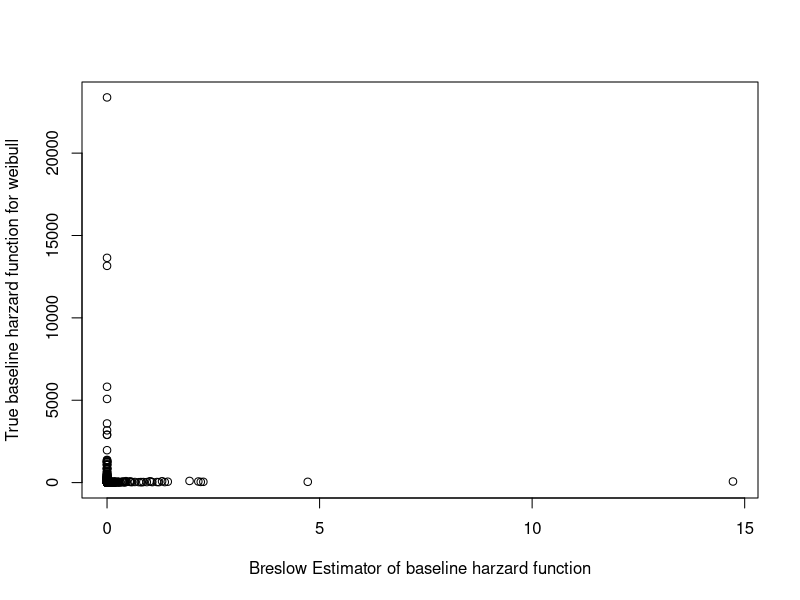
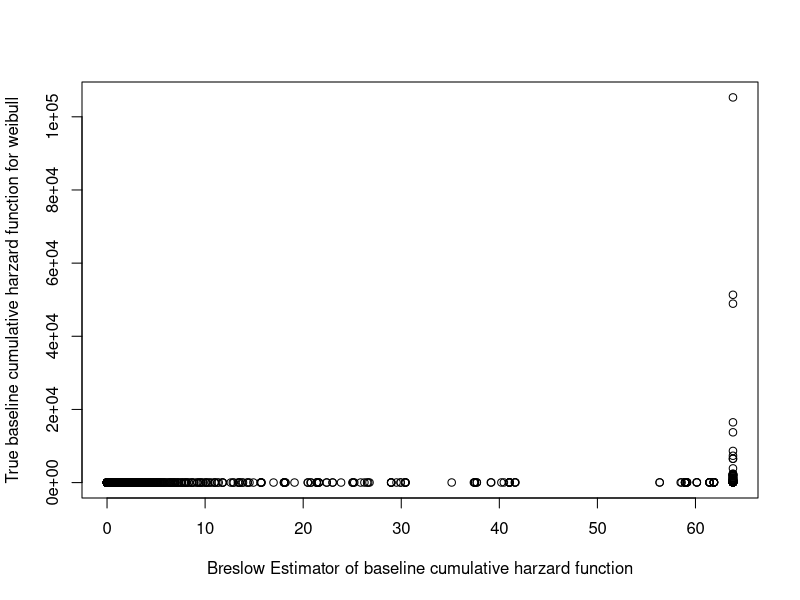
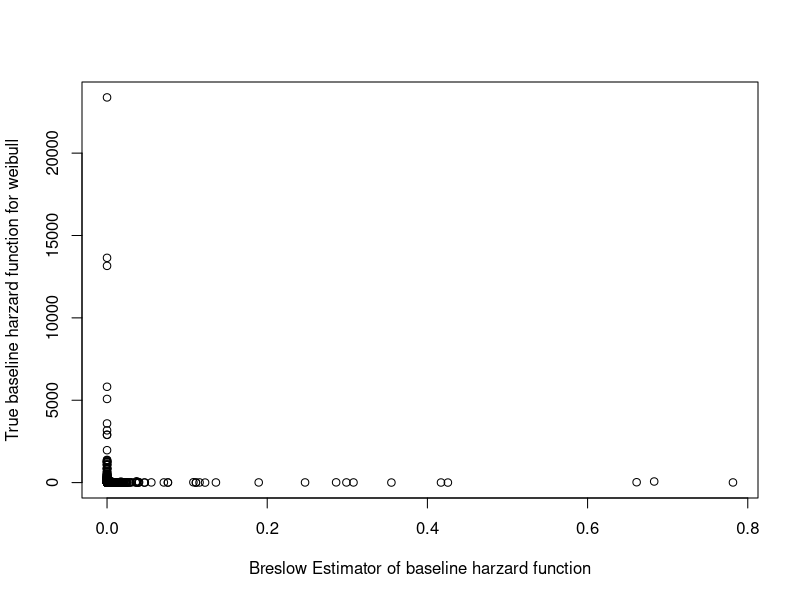
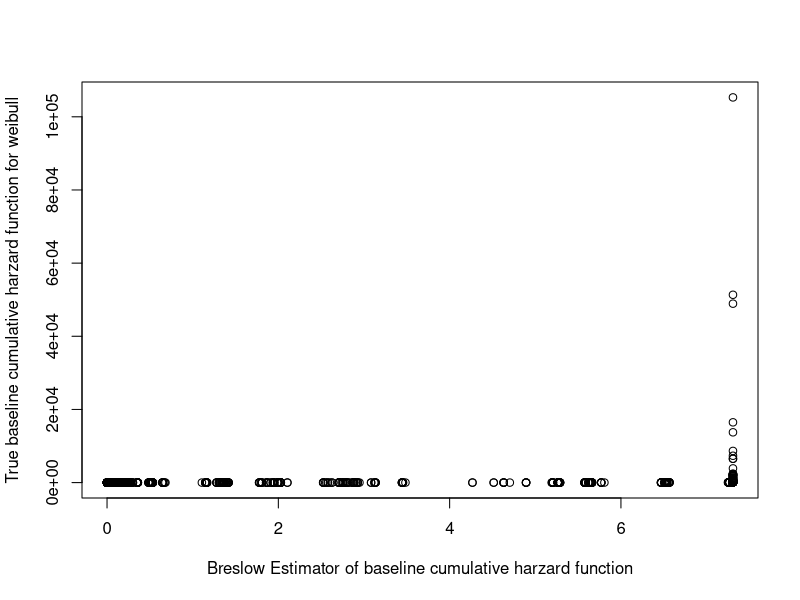
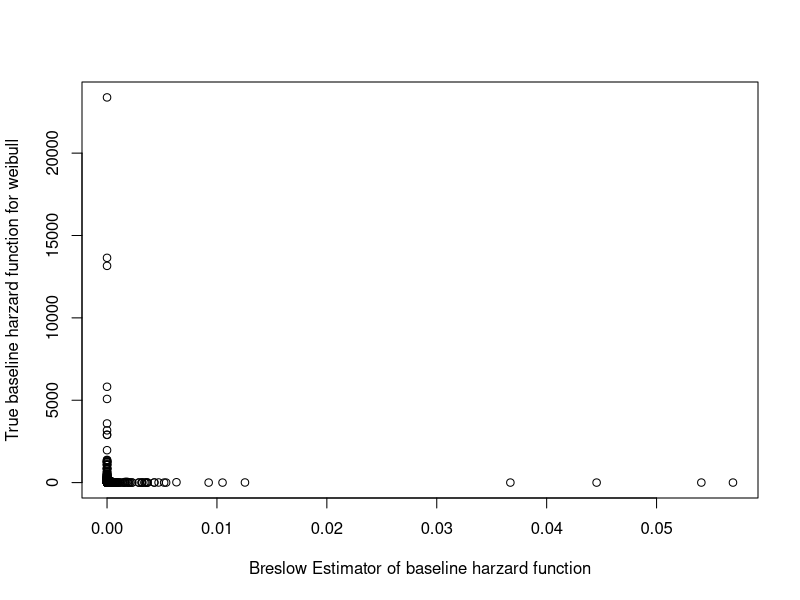
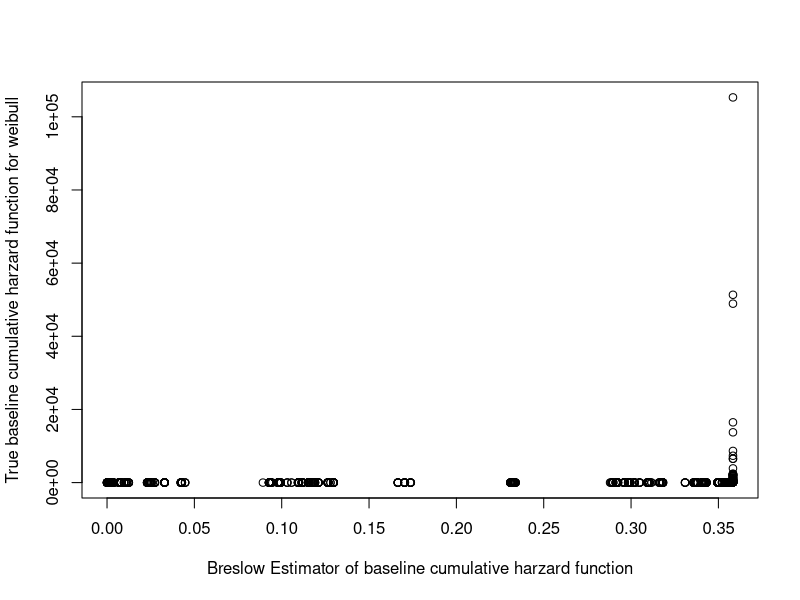

Write R code to recreate these figures, in order.
##################################################################################
### cox proportional hazard model with baseline unknown
##################################################################################
library(survival)
set.seed(132)
n <- 1000
d <- 10 #1
alpha <- 0.2
k <- round(n * alpha)
X <- matrix(rnorm(n*d), nrow = n, ncol = d)
beta <- rnorm(d)
beta <-  beta/ sqrt(sum(beta^2))
mu <- X %*% beta
gamma <- exp(drop(mu))
sigma <- 0.25
xi_mult <- rweibull(n, shape = 1/sigma)
xi <- log(xi_mult)
y <- exp(drop(mu)) * xi_mult#
yperm <- y
yperm[1:k] <- y[sample(1:k)]
cens <- (yperm >= 3) # 11% censored
alpha <- 0.5
maxiter <- 1000
tol <- 1E-4
objs <- numeric(maxiter)

########################Naive###################################
creg_naive <- coxph(Surv(yperm, event = 1 - cens) ~ X - 1)
mu <- X %*% creg_naive$coef

# now estimate null component

survf0 <- survfit(Surv(yperm, event = 1 - cens) ~ 1)
Delta <- c(survf0$cumhaz[1], diff(survf0$cumhaz))
times <- survf0$time

# kernel estimation of the baseline hazard function
lambdahat <- function(t, h){
  
  rowSums(sweep(dnorm(outer(t, times, "-"), sd = h), MARGIN = 2, FUN = "*", STATS = Delta))
  
}

# corresponding cumulative hazard function
Lambdahat <- function(t, h){
  
  rowSums(sweep(pnorm(outer(t, times, "-"), sd = h), MARGIN = 2, FUN = "*", STATS = Delta))
  
}

lambdastar <- function(t) rowMeans(sweep(dweibull(outer(t, gamma, FUN = "/"), shape = 1/sigma), MARGIN = 2, FUN = "/", STATS = gamma)) /( (1 - rowMeans(pweibull(outer(t, gamma, FUN = "/"), shape = 1/sigma))) )

Lambdastar <- function(t) -log((1 - rowMeans(pweibull(outer(t, gamma, FUN = "/"), shape = 1/sigma))) )

fy <- lambdahat(yperm, 0.1)^(1-cens) * exp(-Lambdahat(yperm, 0.1))^cens

################## initialize baseline function #############
#################baseline for corrected matched data#################
lambdahat_0 <- 4*yperm^3
Lambdahat_0 <- yperm^4
#################baseline for  mismatched data################
g_lambdahat_0 <- lambdastar(yperm)# lambdahat(yperm, 0.1) #lambdastar(yperm)
g_Lambdahat_0 <- Lambdastar(yperm)# Lambdahat(yperm, 0.1) #Lambdahat(yperm)

fymu <- function(mu, cens, l0, L0) (exp(mu) * l0)^(1 - cens) *  exp(-exp(mu) * L0)
fy <- function(g_l0, g_L0) g_l0^(1-cens) * exp(-g_L0)^cens
nloglik_marginal <- function(mu, cens, alpha, l0, L0, g_l0, g_L0) sum(-log((1-alpha) * fymu(mu, cens, l0, L0) + alpha * fy(g_l0, g_L0)), na.rm = TRUE)
# update weights and alpha; then repeat
iter <- 1
objs[iter] <- nloglik_marginal(mu, cens, alpha, lambdahat_0, Lambdahat_0, g_lambdahat_0, g_Lambdahat_0)
beta_cur <- creg_naive$coef
# marginal approach
while(iter < maxiter){
  num <- (1-alpha) * fymu(mu, cens, lambdahat_0, Lambdahat_0)
  denom <- num + alpha * fy(g_lambdahat_0, g_Lambdahat_0)
  pcur <- num/denom
  #####sum(is.na(pcur)); pcur[pcur != 0]; sum(pcur)
  ###############Since coxph can't handle 0 weight, so assign 10^-5 to the observation with 0 weight
  pcur[pcur == 0] = 10^-5 #sum(pcur == 0)
  alpha <- 1 - mean(pcur)
  #################partially likelihood for estimating beta#############################
  #creg <- coxph(Surv(yperm, event = 1 - cens) ~ X - 1, weights = pcur, subset = (pcur != 0))
  #creg <- coxph(Surv(yperm[pcur != 0], event = 1 - cens[pcur != 0]) ~ X[pcur != 0,] - 1, weights = pcur[pcur != 0])
  creg <- coxph(Surv(yperm, event = 1 - cens) ~ X - 1, weights = as.vector(pcur))
  #################Breslow Estimator of the Cumulative Baseline Hazard Rate#############
  #Breslow_Estimator <- survfit(creg, type="aalen")
  Breslow_Estimator1 <- basehaz(creg, centered=FALSE)
  #Lambdahat_0 <- Breslow_Estimator$cumhaz[match(yperm, Breslow_Estimator$time)]
  Lambdahat_0_ <- Breslow_Estimator1$hazard
  #plot(Breslow_Estimator$time, Breslow_Estimator1$time)
  #plot(Lambdahat_0, Lambdahat_0_)
  lambdahat_0 <- diff(c(0,Lambdahat_0_))
  
  ##################Compared with true baseline harazrd######################
  plot(lambdahat_0[match(yperm, Breslow_Estimator1$time)], 4*yperm^3, xlab = "Breslow Estimator of baseline harzard function", ylab = "True baseline harzard function for weibull")
  plot(Lambdahat_0_[match(yperm, Breslow_Estimator1$time)], yperm^4, xlab = "Breslow Estimator of baseline cumulative harzard function", ylab = "True baseline cumulative harzard function for weibull")
  
  #plot(Lambdahat_0[Lambdahat_0 < 1], (yperm^4)[yperm<1], xlab = "Breslow Estimator of baseline cumulative harzard function", ylab = "True baseline cumulative harzard function for weibull")
  #cbind(Lambdahat_0, yperm^4)
  
  #plot(Breslow_Estimator$time,  Lambdahat_0)
  mu <- X %*% creg$coefficients
  beta_cur <- creg$coefficients
  iter <- iter + 1
  objs[iter] <- nloglik_marginal(mu, cens, alpha, lambdahat_0, Lambdahat_0_, g_lambdahat_0, g_Lambdahat_0)
  #####check#################
  #(exp(mu) * lambdahat_0)^(1 - cens) *  exp(-exp(mu) * Lambdahat_0)
  #length(mu); length(lambdahat_0)
  if(objs[iter] + tol > objs[iter-1])
    break
}
#objs
abs(alpha - 0.2)
sqrt(sum(-beta_cur*sigma - beta)^2)